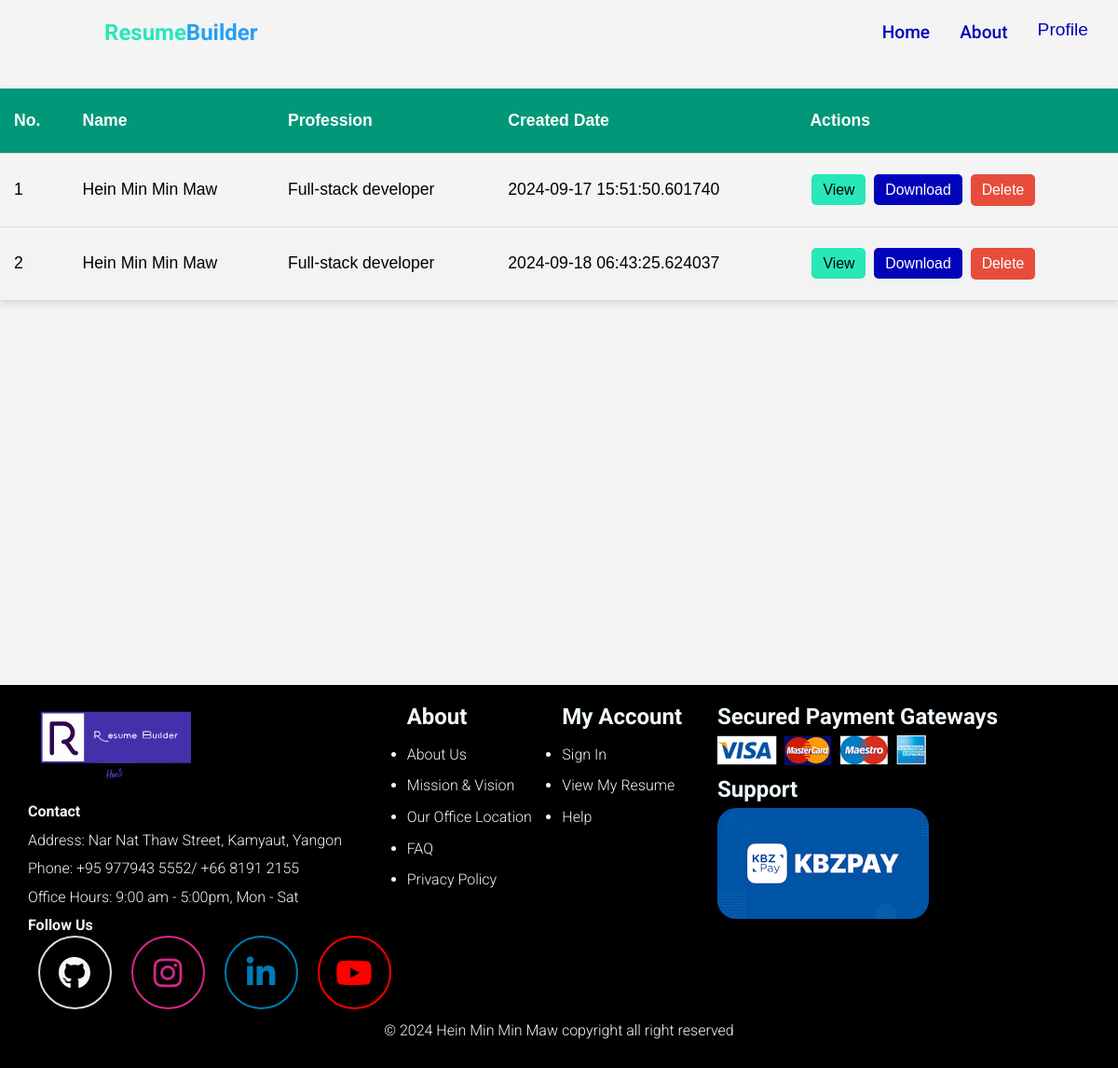
Page /resumes/7620eb90-4144-43e9-b2f9-9f7fd935db7d (signed in) on the committed database.
### tables.py (models this page shows)
class Resume(Base):
    __tablename__ = "resume"
    id: Mapped[str] = mapped_column(primary_key=True)
    template_id: Mapped[int] = mapped_column(ForeignKey("template.id"))
    address_id: Mapped[int] = mapped_column(ForeignKey("address.id"))
    is_headshot: Mapped[bool] = mapped_column(Boolean)
    user_id: Mapped[int] = mapped_column(ForeignKey("users.id"))
    username: Mapped[str] = mapped_column(String(40), nullable=False)
    profession: Mapped[str] = mapped_column(String(40), nullable=False)
    image_file_path: Mapped[str] = mapped_column(String(150), nullable=True)
    phone: Mapped[str] = mapped_column(String(40), nullable=False)
    email: Mapped[str] = mapped_column(String(40), nullable=False)
    summary: Mapped[str] = mapped_column(Text, nullable=False)
    template_theme: Mapped[str] = mapped_column(String(50), nullable=False)
    address: Mapped["Address"] = relationship(back_populates="resumes")
    created_at: Mapped[datetime] = mapped_column(DateTime, default=datetime.utcnow)
    social_media: Mapped[List[SocialMedia]] = relationship(
        back_populates="resume", cascade="all, delete-orphan"
    )
    languages: Mapped[List[Language]] = relationship(
        back_populates="resume", cascade="all, delete-orphan"
    )
    work_experiences: Mapped[List[WorkExperience]] = relationship(
        back_populates="resume", cascade="all, delete-orphan"
    )
    educations: Mapped[List[Education]] = relationship(
        back_populates="resume", cascade="all, delete-orphan"
    )
    skills: Mapped[List[Skill]] = relationship(
        back_populates="resume", cascade="all, delete-orphan"
    )
    template: Mapped["Template"] = relationship("Template", back_populates="resumes")
    user: Mapped["User"] = relationship(back_populates="resumes")

### app.py (the view)
@app.route("/resumes/<user_id>", methods=["GET"])
def render_user_resumes(user_id: str):
    try:
        with get_session() as db_session:
            user: User = (
                db_session.query(User)
                .filter_by(id=user_id)
                .options(joinedload(User.resumes))
                .one()
            )
            resumes = user.resumes
            return render_template("my-resumes.html", resumes=resumes)
    except NoResultFound:
        return jsonify({"error": "User not found"}), 404
    except Exception as e:
        return jsonify({"error": str(e)}), 500

### app.py (called while the page is built)
@login_manager.user_loader
def load_user(user_id):
    return User.query.get(user_id)

@app.context_processor
def inject_user():
    return dict(user=current_user)

### db.py (called while the page is built)
@contextmanager
def get_session(scope_func=None):
    session = scoped_session(Session, scopefunc=scope_func)
    try:
        yield session
        session.commit()
    except Exception:
        session.rollback()
        raise
    finally:
        session.remove()

### templates/my-resumes.html (shortened to what this page needs)
{% extends 'base.html' %}
{% block title %}
<link rel="stylesheet" href="{{ url_for('static', filename='css/navbar.css')}}">
<link rel="stylesheet" href="{{ url_for('static', filename='css/my-resumes.css')}}">
{% endblock %}
{% block body %}
{% include 'components/navbar.html' %}
<section id="resumes-section">
    <table id="my-resumes-tbl">
        <thead>
            <tr>
                <th>No.</th>
                <th>Name</th>
                <th>Profession</th>
                <th>Created Date</th>
                <th>Actions</th>
            </tr>
        </thead>
        <tbody>
            {% if resumes %}
            {% for resume in resumes %}
            <tr id="resume-{{resume.id}}">
                <td>{{ loop.index }}</td>
                <td>{{ resume.username }}</td>
                <td>{{ resume.profession }}</td>
                <td>{{ resume.created_at }}</td>
                <td>
                    <a href="/resumes/view/{{resume.id}}" class="btn preview">View</a>
                    <a href="/resumes/view/{{ resume.id }}?download=true" class="btn download">Download</a>
                    <button class="btn delete" onclick="deleteResume('{{ resume.id }}')">Delete</button>
                </td>
            </tr>
            {% endfor %}
            {% else %}
            <tr style="text-align: center;">
                <td colspan="5">You haven't created any resume yet.</td>
            </tr>
            {% endif %}
        </tbody>
    </table>
</section>
{% include 'components/footer.html' %}
{% endblock %}

### static/css/main.css (style rules this page uses)
:root { --primary-color: #0003b9; --secondary-color: #28e7b8; --highlight-color: #26a0f4; --danger-color: #ff4d4d; --warn-color: rgb(230, 103, 0); --input-width: 330px; --template-bg-color: #ffffff; --motion-ease: cubic-bezier(0.68, -0.6, 0.32, 1.6); --motion-duration: 0.3s; --alert-box-duration: 3.5s; }
* { margin: 0; padding: 0; box-sizing: border-box; }
body { font-family: "Roboto", Arial, sans-serif; font-weight: 300; font-style: normal; background-color: #f4f4f4; line-height: 1.6; }
button { cursor: pointer; }

### static/css/my-resumes.css (style rules this page uses)
#resumes-section { height: 80dvh; width: 100%; }
#my-resumes-tbl { width: 100%; border-collapse: collapse; margin: 25px 0; font-size: 1.1em; font-family: 'Arial', sans-serif; min-width: 600px; box-shadow: 0 4px 8px rgba(0, 0, 0, 0.1); }
#my-resumes-tbl thead tr { background-color: #009879; color: #ffffff; text-align: left; font-weight: bold; }
#my-resumes-tbl th, #my-resumes-tbl td { padding: 20px 15px; border-bottom: 1px solid #dddddd; }
#my-resumes-tbl tbody tr { border-bottom: 1px solid #dddddd; }
#my-resumes-tbl tbody tr:nth-of-type(even) { background-color: #f3f3f3; }
#my-resumes-tbl td .btn { background-color: #009879; border: none; color: white; padding: 8px 12px; margin: 2px; cursor: pointer; font-size: 0.9em; border-radius: 5px; text-decoration: none; transition: background-color 0.3s ease; }
#my-resumes-tbl td .btn.delete { background-color: #e74c3c; }
#my-resumes-tbl td .btn.preview { background-color: var(--secondary-color); color: black; }
#my-resumes-tbl td .btn.download { background-color: var(--primary-color); }

### rows in the picture
Resume: username "Hein Min Min Maw", profession "Full-stack developer", created_at "2024-09-17 15:51:50.601740"
Resume: username "Hein Min Min Maw", profession "Full-stack developer", created_at "2024-09-18 06:43:25.624037"
